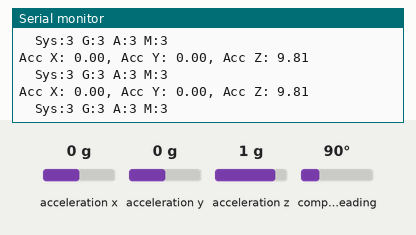
The sketch below on a simulated Arduino Uno, built with avr-gcc and run on an emulated ATmega328P. On the bench: the last lines printed to the serial monitor. Inputs (shaded band) come from the test bench; at power-on: acceleration x 0 g, acceleration y 0 g, acceleration z 1 g, compass heading 90°.

Above: at 2.2 s.
2.3 s: acceleration x set to -1.4 g
At 2.84 s:
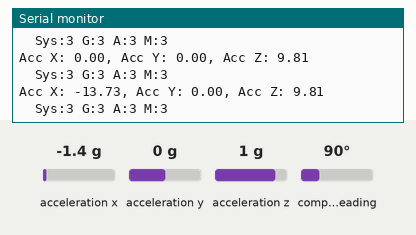
3.8 s: acceleration y set to -1.4 g
At 4.35 s:
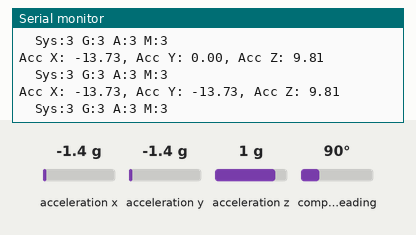
5.3 s: acceleration z set to -1.4 g
At 5.86 s:
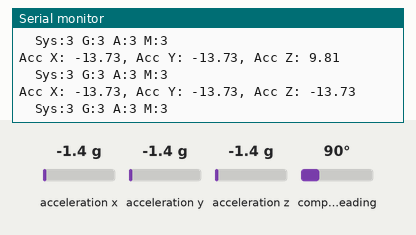

The sketch:

TestDataSensor.ino
```cpp
#include <Adafruit_BNO055.h>
#include <Wire.h>
#include <Adafruit_Sensor.h>
#include <utility/imumaths.h>

#define BNO055_SAMPLERATE_DELAY_MS (500)
Adafruit_BNO055 bno = Adafruit_BNO055(55, 0x28, &Wire);

void displayCalStatus(void) {
  /* Get the four calibration values (0..3) */
  /* Any sensor data reporting 0 should be ignored, */
  /* 3 means 'fully calibrated" */
  uint8_t system, gyro, accel, mag;
  system = gyro = accel = mag = 0;
  bno.getCalibration(&system, &gyro, &accel, &mag);

  /* The data should be ignored until the system calibration is > 0 */
  Serial.print("\t");
  if (!system) {
    Serial.print("! ");
  }

  /* Display the individual values */
  Serial.print("Sys:");
  Serial.print(system, DEC);
  Serial.print(" G:");
  Serial.print(gyro, DEC);
  Serial.print(" A:");
  Serial.print(accel, DEC);
  Serial.print(" M:");
  Serial.print(mag, DEC);
}


void setup() {
  Serial.begin(9600);

  while (!Serial) delay(10);  // wait for serial port to open!

  Serial.println("Orientation Sensor Test");
  Serial.println("");

  /* Initialise the sensor */
  if (!bno.begin()) {
    /* There was a problem detecting the BNO055 ... check your connections */
    Serial.print("Ooops, no BNO055 detected ... Check your wiring or I2C ADDR!");
    while (1)
      ;
  }

  delay(1000);

  bno.setExtCrystalUse(true);
}

void loop() {
  // Possible vector values can be:
  // - VECTOR_ACCELEROMETER - m/s^2
  // - VECTOR_MAGNETOMETER - uT
  // - VECTOR_GYROSCOPE - rad/s
  // - VECTOR_EULER - degrees
  // - VECTOR_LINEARACCEL - m/s^2
  // - VECTOR_GRAVITY - m/s^2

  // imu::Vector<3> euler = bno.getVector(Adafruit_BNO055::VECTOR_EULER);
  // /* Display the floating point data */
  // Serial.print("Euler X: ");
  // Serial.print(euler.x());
  // Serial.print(", ");
  // Serial.print("Euler Y: ");
  // Serial.print(euler.y());
  // Serial.print(", ");
  // Serial.print("Euler Z: ");
  // Serial.print(euler.z());
  // Serial.println("");

  imu::Vector<3> accel = bno.getVector(Adafruit_BNO055::VECTOR_ACCELEROMETER);
  /* Display the floating point data */
  Serial.print("Acc X: ");
  Serial.print(accel.x());
  Serial.print(", ");
  Serial.print("Acc Y: ");
  Serial.print(accel.y());
  Serial.print(", ");
  Serial.print("Acc Z: ");
  Serial.print(accel.z());
  Serial.println("");

  // imu::Vector<3> linAccel = bno.getVector(Adafruit_BNO055::VECTOR_LINEARACCEL);
  // /* Display the floating point data */
  // Serial.print("Lineal Acc X: ");
  // Serial.print(linAccel.x());
  // Serial.print(", ");
  // Serial.print("Lineal Acc: ");
  // Serial.print(linAccel.y());
  // Serial.print(", ");
  // Serial.print("Lineal Acc: ");
  // Serial.print(linAccel.z());
  // Serial.println("");

  displayCalStatus();

  /* New line for the next sample */
  Serial.println("");

  /* Wait the specified delay before requesting nex data */
  delay(BNO055_SAMPLERATE_DELAY_MS);
}
```

Measured:
- after the input at 2.3 s, the serial monitor: prints a new line after 0.21 s (image 1)
- after the input at 3.8 s, the serial monitor: prints a new line after 0.22 s (image 2)
- after the input at 5.3 s, the serial monitor: prints a new line after 0.23 s (image 3)
